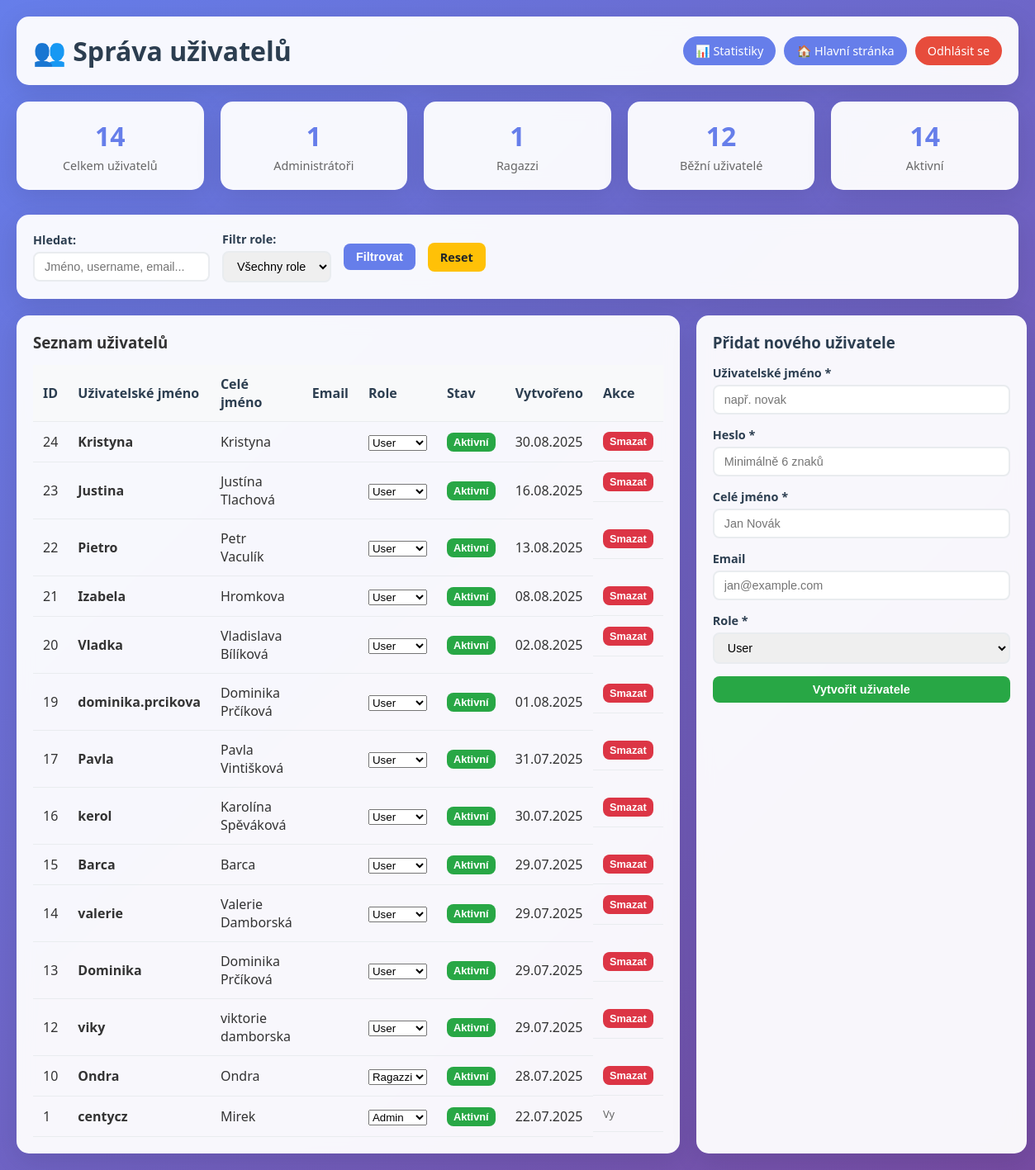
The page /admin/users_management.php (signed in) on the database as committed earlier.
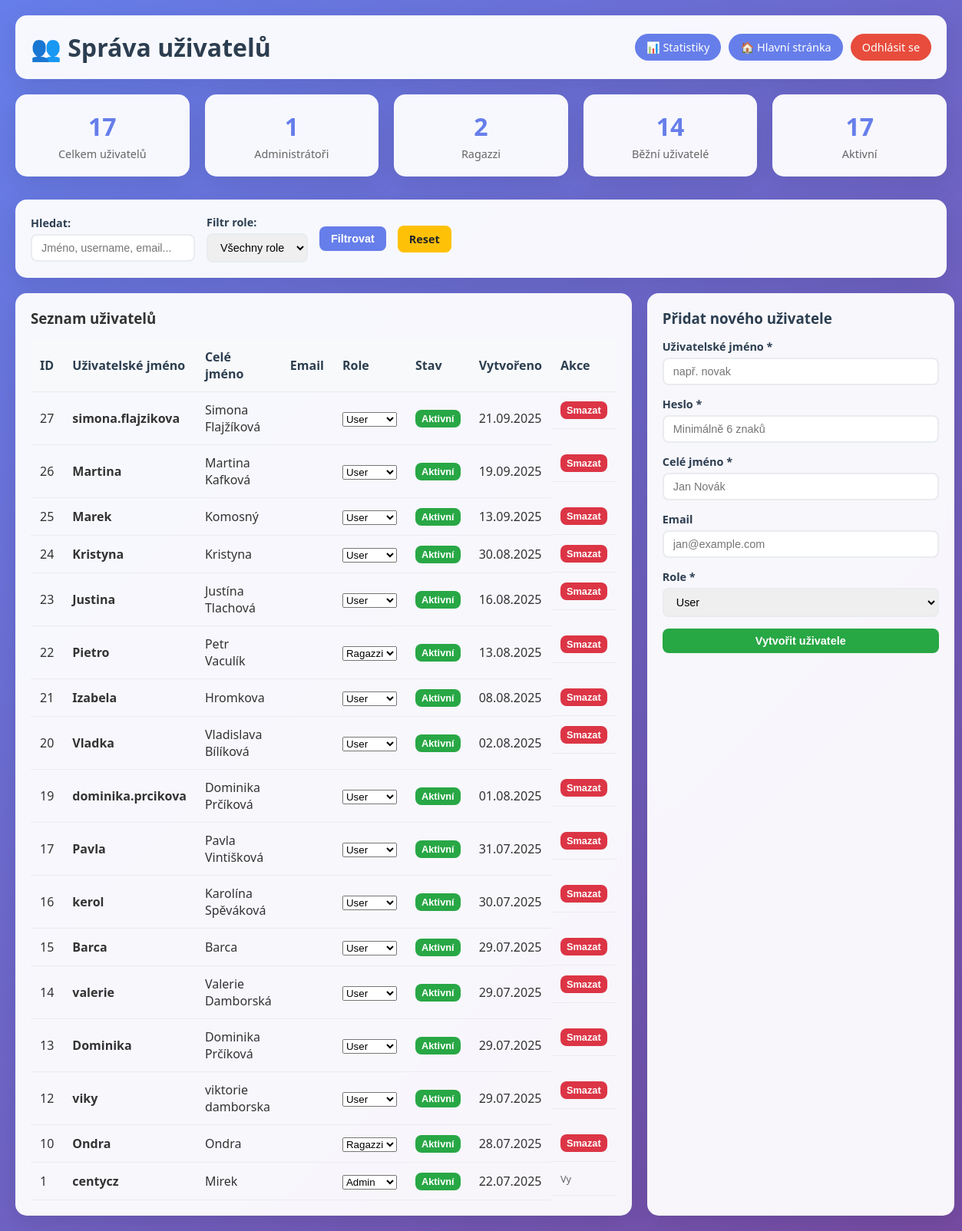
The same page on the database as committed later.
### tables this page shows
CREATE TABLE `order_users` (
  `id` int(11) NOT NULL,
  `username` varchar(50) NOT NULL,
  `password_hash` varchar(255) NOT NULL,
  `full_name` varchar(100) DEFAULT NULL,
  `is_admin` tinyint(1) DEFAULT 0,
  `created_at` timestamp NULL DEFAULT current_timestamp(),
  `user_role` enum('admin','ragazzi','user') DEFAULT 'user',
  `is_active` tinyint(1) DEFAULT 1,
  `email` varchar(255) DEFAULT NULL
);

### admin/users_management.php (the view, shortened to what the changed rows need)
<?php
try {
    $pdo = new PDO('mysql:host=127.0.0.1;dbname=pizza_orders;charset=utf8mb4', 'pizza_user', 'pizza');
    $pdo->setAttribute(PDO::ATTR_ERRMODE, PDO::ERRMODE_EXCEPTION);
    $pdo->setAttribute(PDO::ATTR_DEFAULT_FETCH_MODE, PDO::FETCH_ASSOC);
} catch(PDOException $e) {
    die("Databáze není dostupná: " . $e->getMessage());
}
$where_conditions = [];
$params = [];
$where_sql = $where_conditions ? 'WHERE ' . implode(' AND ', $where_conditions) : '';
try {
    $columns = $pdo->query("SHOW COLUMNS FROM order_users")->fetchAll(PDO::FETCH_COLUMN);
    $has_is_active = in_array('is_active', $columns);
    $has_email = in_array('email', $columns);
    $has_created_at = in_array('created_at', $columns);
    $has_user_role = in_array('user_role', $columns);
    $select_columns = "id, username, full_name";
    if ($has_email) $select_columns .= ", email";
    if ($has_user_role) $select_columns .= ", user_role";
    else $select_columns .= ", CASE WHEN is_admin = 1 THEN 'admin' ELSE 'user' END as user_role";
    if ($has_is_active) $select_columns .= ", is_active";
    else $select_columns .= ", 1 as is_active";
    if ($has_created_at) $select_columns .= ", created_at";
    else $select_columns .= ", NOW() as created_at";
    $select_columns .= ", is_admin";
    $stmt = $pdo->prepare("SELECT $select_columns FROM order_users $where_sql ORDER BY " .
                         ($has_created_at ? "created_at" : "username") . " DESC");
    $stmt->execute($params);
    $users = $stmt->fetchAll();
} catch (PDOException $e) {
    $error = 'Chyba při načítání uživatelů: ' . $e->getMessage();
    $users = [];
}
?>
<!DOCTYPE html>
<html lang="cs">
<head>
</head>
<body>
    <div class="container">
        <div class="header">
            <h1>👥 Správa uživatelů</h1>
        </div>
        <div class="stats-cards">
            <?php
            try {
                $columns = $pdo->query("SHOW COLUMNS FROM order_users")->fetchAll(PDO::FETCH_COLUMN);
                $has_user_role = in_array('user_role', $columns);
                $has_is_active = in_array('is_active', $columns);
                if ($has_user_role && $has_is_active) {
                    $stmt = $pdo->query("SELECT
                        COUNT(*) as total,
                        SUM(CASE WHEN user_role = 'admin' THEN 1 ELSE 0 END) as admins,
                        SUM(CASE WHEN user_role = 'ragazzi' THEN 1 ELSE 0 END) as ragazzi,
                        SUM(CASE WHEN user_role = 'user' THEN 1 ELSE 0 END) as users,
                        SUM(CASE WHEN is_active = 1 THEN 1 ELSE 0 END) as active
                    FROM order_users");
                }
                $stats = $stmt->fetch();
            } catch (PDOException $e) {
                $stats = ['total' => 0, 'admins' => 0, 'ragazzi' => 0, 'users' => 0, 'active' => 0];
            }
            ?>
            <div class="stat-card">
                <div class="stat-number"><?= $stats['total'] ?></div>
                <div class="stat-label">Celkem uživatelů</div>
            </div>
            <div class="stat-card">
                <div class="stat-number"><?= $stats['ragazzi'] ?></div>
                <div class="stat-label">Ragazzi</div>
            </div>
            <div class="stat-card">
                <div class="stat-number"><?= $stats['users'] ?></div>
                <div class="stat-label">Běžní uživatelé</div>
            </div>
            <div class="stat-card">
                <div class="stat-number"><?= $stats['active'] ?></div>
                <div class="stat-label">Aktivní</div>
            </div>
        </div>
        <div class="main-content">
            <div class="users-table-container">
                <table class="users-table">
                    <thead>
                        <tr>
                            <th>ID</th>
                            <th>Uživatelské jméno</th>
                            <th>Celé jméno</th>
                            <th>Email</th>
                            <th>Role</th>
                            <th>Stav</th>
                            <th>Vytvořeno</th>
                            <th>Akce</th>
                        </tr>
                    </thead>
                    <tbody>
                        <?php foreach ($users as $user): ?>
                        <tr data-user-id="<?= $user['id'] ?>">
                            <td><?= $user['id'] ?></td>
                            <td><strong><?= htmlspecialchars($user['username']) ?></strong></td>
                            <td><?= htmlspecialchars($user['full_name']) ?></td>
                            <td><?= htmlspecialchars($user['email'] ?? '') ?></td>
                            <td>
                                <select class="role-select" data-user-id="<?= $user['id'] ?>">
                                    <option value="admin" <?= $user['user_role'] === 'admin' ? 'selected' : '' ?>>Admin</option>
                                    <option value="ragazzi" <?= $user['user_role'] === 'ragazzi' ? 'selected' : '' ?>>Ragazzi</option>
                                    <option value="user" <?= $user['user_role'] === 'user' ? 'selected' : '' ?>>User</option>
                                </select>
                            </td>
                            <td>
                                <button class="status-toggle btn btn-sm <?= ($user['is_active'] ?? 1) ? 'btn-success' : 'btn-danger' ?>"
                                        data-user-id="<?= $user['id'] ?>"
                                        data-status="<?= ($user['is_active'] ?? 1) ? 'active' : 'inactive' ?>">
                                    <?= ($user['is_active'] ?? 1) ? 'Aktivní' : 'Neaktivní' ?>
                                </button>
                            </td>
                            <td><?= date('d.m.Y', strtotime($user['created_at'] ?? 'now')) ?></td>
                            <td class="actions">
                                <?php if ($user['id'] != $_SESSION['order_user_id']): ?>
                                <button class="btn btn-danger btn-sm delete-user" data-user-id="<?= $user['id'] ?>" data-username="<?= htmlspecialchars($user['username']) ?>">
                                    Smazat
                                </button>
                                <?php else: ?>
                                <span style="color: #666; font-size: 0.8rem;">Vy</span>
                                <?php endif; ?>
                            </td>
                        </tr>
                        <?php endforeach; ?>
                    </tbody>
                </table>
            </div>
        </div>
    </div>
</body>
</html>

Rows that differ between the two databases and show on the page:
added order_users: id "27", username "simona.flajzikova", full_name "Simona Flajžíková", user_role+id "User", is_active "Aktivní", created_at "21.09.2025"
added order_users: id "26", username "Martina", full_name "Martina Kafková", user_role+id "User", is_active "Aktivní", created_at "19.09.2025"
added order_users: id "25", username "Marek", full_name "Komosný", user_role+id "User", is_active "Aktivní", created_at "13.09.2025"
changed order_users "Pietro": user_role+id "User" → "Ragazzi"
Other text that changed with them:
$stats['total']: "14" → "17"
$stats['ragazzi']: "1" → "2"
$stats['users']: "12" → "14"
$stats['active']: "14" → "17"
